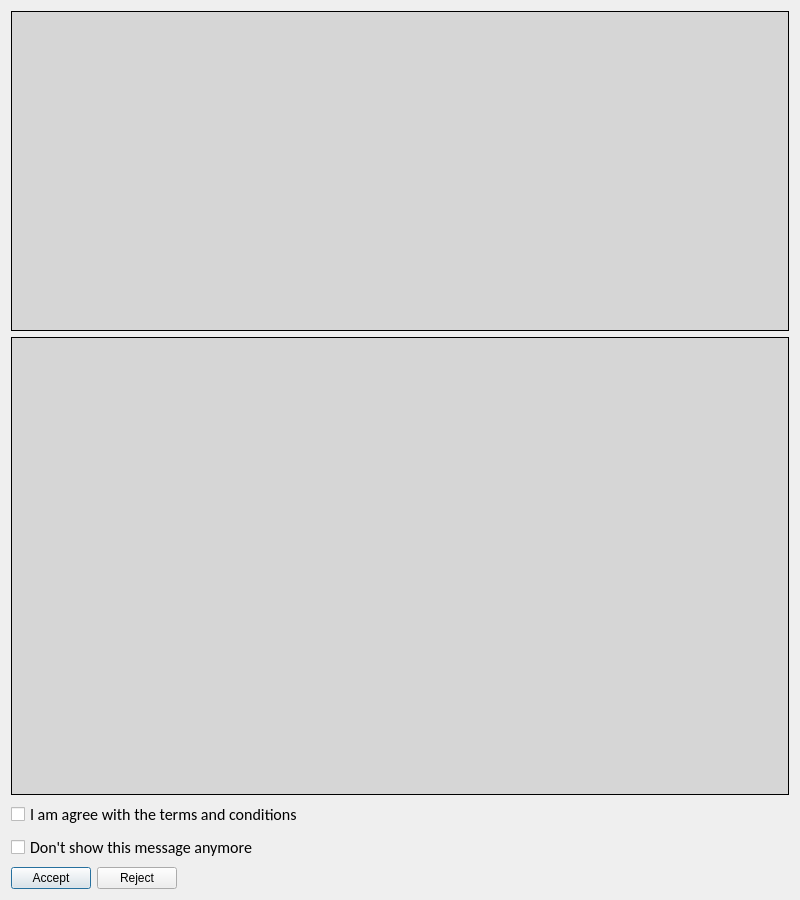
<?xml version="1.0" encoding="UTF-8"?>
<ui version="4.0">
 <class>LicenseWindow</class>
 <widget class="QDialog" name="LicenseWindow">
  <property name="windowModality">
   <enum>Qt::NonModal</enum>
  </property>
  <property name="geometry">
   <rect>
    <x>0</x>
    <y>0</y>
    <width>800</width>
    <height>900</height>
   </rect>
  </property>
  <property name="sizePolicy">
   <sizepolicy hsizetype="Fixed" vsizetype="Fixed">
    <horstretch>0</horstretch>
    <verstretch>0</verstretch>
   </sizepolicy>
  </property>
  <property name="minimumSize">
   <size>
    <width>800</width>
    <height>900</height>
   </size>
  </property>
  <property name="maximumSize">
   <size>
    <width>800</width>
    <height>900</height>
   </size>
  </property>
  <property name="windowTitle">
   <string>SIGNAL | GNU General Public License</string>
  </property>
  <property name="modal">
   <bool>true</bool>
  </property>
  <layout class="QGridLayout" name="gridLayout_2">
   <item row="3" column="0">
    <layout class="QHBoxLayout" name="horizontalLayout">
     <item>
      <widget class="QPushButton" name="ButtonAccept">
       <property name="text">
        <string>Accept</string>
       </property>
      </widget>
     </item>
     <item>
      <widget class="QPushButton" name="ButtonReject">
       <property name="text">
        <string>Reject</string>
       </property>
      </widget>
     </item>
     <item>
      <spacer name="horizontalSpacer">
       <property name="orientation">
        <enum>Qt::Horizontal</enum>
       </property>
       <property name="sizeHint" stdset="0">
        <size>
         <width>40</width>
         <height>20</height>
        </size>
       </property>
      </spacer>
     </item>
    </layout>
   </item>
   <item row="1" column="0">
    <widget class="QTextEdit" name="InfoBoard">
     <property name="palette">
      <palette>
       <active>
        <colorrole role="Base">
         <brush brushstyle="SolidPattern">
          <color alpha="255">
           <red>214</red>
           <green>214</green>
           <blue>214</blue>
          </color>
         </brush>
        </colorrole>
       </active>
       <inactive>
        <colorrole role="Base">
         <brush brushstyle="SolidPattern">
          <color alpha="255">
           <red>214</red>
           <green>214</green>
           <blue>214</blue>
          </color>
         </brush>
        </colorrole>
       </inactive>
       <disabled>
        <colorrole role="Base">
         <brush brushstyle="SolidPattern">
          <color alpha="255">
           <red>240</red>
           <green>240</green>
           <blue>240</blue>
          </color>
         </brush>
        </colorrole>
       </disabled>
      </palette>
     </property>
     <property name="font">
      <font>
       <family>Courier New</family>
       <pointsize>12</pointsize>
      </font>
     </property>
     <property name="focusPolicy">
      <enum>Qt::ClickFocus</enum>
     </property>
     <property name="inputMethodHints">
      <set>Qt::ImhNone</set>
     </property>
     <property name="frameShape">
      <enum>QFrame::Box</enum>
     </property>
     <property name="frameShadow">
      <enum>QFrame::Plain</enum>
     </property>
     <property name="verticalScrollBarPolicy">
      <enum>Qt::ScrollBarAlwaysOff</enum>
     </property>
     <property name="horizontalScrollBarPolicy">
      <enum>Qt::ScrollBarAsNeeded</enum>
     </property>
     <property name="documentTitle">
      <string>GNU/GPL license agreement</string>
     </property>
     <property name="undoRedoEnabled">
      <bool>false</bool>
     </property>
     <property name="lineWrapMode">
      <enum>QTextEdit::NoWrap</enum>
     </property>
     <property name="readOnly">
      <bool>true</bool>
     </property>
     <property name="html">
      <string>&lt;!DOCTYPE HTML PUBLIC &quot;-//W3C//DTD HTML 4.0//EN&quot; &quot;http://www.w3.org/TR/REC-html40/strict.dtd&quot;&gt;
&lt;html&gt;&lt;head&gt;&lt;meta name=&quot;qrichtext&quot; content=&quot;1&quot; /&gt;&lt;title&gt;GNU/GPL license agreement&lt;/title&gt;&lt;style type=&quot;text/css&quot;&gt;
p, li { white-space: pre-wrap; }
&lt;/style&gt;&lt;/head&gt;&lt;body style=&quot; font-family:'Courier New'; font-size:12pt; font-weight:400; font-style:normal;&quot;&gt;
&lt;p style=&quot;-qt-paragraph-type:empty; margin-top:0px; margin-bottom:0px; margin-left:0px; margin-right:0px; -qt-block-indent:0; text-indent:0px;&quot;&gt;&lt;br /&gt;&lt;/p&gt;&lt;/body&gt;&lt;/html&gt;</string>
     </property>
     <property name="acceptRichText">
      <bool>false</bool>
     </property>
     <property name="textInteractionFlags">
      <set>Qt::LinksAccessibleByKeyboard|Qt::LinksAccessibleByMouse|Qt::TextBrowserInteraction|Qt::TextSelectableByKeyboard|Qt::TextSelectableByMouse</set>
     </property>
    </widget>
   </item>
   <item row="2" column="0">
    <layout class="QVBoxLayout" name="verticalLayout">
     <item>
      <widget class="QCheckBox" name="CheckBoxAgreement">
       <property name="font">
        <font>
         <family>Calibri</family>
         <pointsize>12</pointsize>
        </font>
       </property>
       <property name="text">
        <string>I am agree with the terms and conditions</string>
       </property>
      </widget>
     </item>
     <item>
      <widget class="QCheckBox" name="CheckBoxDontShowAgain">
       <property name="font">
        <font>
         <family>Calibri</family>
         <pointsize>12</pointsize>
        </font>
       </property>
       <property name="text">
        <string>Don't show this message anymore</string>
       </property>
      </widget>
     </item>
    </layout>
   </item>
   <item row="0" column="0">
    <widget class="QFrame" name="frame">
     <property name="palette">
      <palette>
       <active>
        <colorrole role="Button">
         <brush brushstyle="SolidPattern">
          <color alpha="255">
           <red>214</red>
           <green>214</green>
           <blue>214</blue>
          </color>
         </brush>
        </colorrole>
        <colorrole role="Base">
         <brush brushstyle="SolidPattern">
          <color alpha="255">
           <red>214</red>
           <green>214</green>
           <blue>214</blue>
          </color>
         </brush>
        </colorrole>
        <colorrole role="Window">
         <brush brushstyle="SolidPattern">
          <color alpha="255">
           <red>214</red>
           <green>214</green>
           <blue>214</blue>
          </color>
         </brush>
        </colorrole>
       </active>
       <inactive>
        <colorrole role="Button">
         <brush brushstyle="SolidPattern">
          <color alpha="255">
           <red>214</red>
           <green>214</green>
           <blue>214</blue>
          </color>
         </brush>
        </colorrole>
        <colorrole role="Base">
         <brush brushstyle="SolidPattern">
          <color alpha="255">
           <red>214</red>
           <green>214</green>
           <blue>214</blue>
          </color>
         </brush>
        </colorrole>
        <colorrole role="Window">
         <brush brushstyle="SolidPattern">
          <color alpha="255">
           <red>214</red>
           <green>214</green>
           <blue>214</blue>
          </color>
         </brush>
        </colorrole>
       </inactive>
       <disabled>
        <colorrole role="Button">
         <brush brushstyle="SolidPattern">
          <color alpha="255">
           <red>214</red>
           <green>214</green>
           <blue>214</blue>
          </color>
         </brush>
        </colorrole>
        <colorrole role="Base">
         <brush brushstyle="SolidPattern">
          <color alpha="255">
           <red>214</red>
           <green>214</green>
           <blue>214</blue>
          </color>
         </brush>
        </colorrole>
        <colorrole role="Window">
         <brush brushstyle="SolidPattern">
          <color alpha="255">
           <red>214</red>
           <green>214</green>
           <blue>214</blue>
          </color>
         </brush>
        </colorrole>
       </disabled>
      </palette>
     </property>
     <property name="styleSheet">
      <string notr="true">background-color: rgb(214, 214, 214);</string>
     </property>
     <property name="frameShape">
      <enum>QFrame::Box</enum>
     </property>
     <property name="frameShadow">
      <enum>QFrame::Plain</enum>
     </property>
     <layout class="QGridLayout" name="gridLayout">
      <item row="0" column="0">
       <spacer name="horizontalSpacer_2">
        <property name="orientation">
         <enum>Qt::Horizontal</enum>
        </property>
        <property name="sizeHint" stdset="0">
         <size>
          <width>222</width>
          <height>20</height>
         </size>
        </property>
       </spacer>
      </item>
      <item row="0" column="1">
       <widget class="QLabel" name="LogoLabel">
        <property name="sizePolicy">
         <sizepolicy hsizetype="Fixed" vsizetype="Fixed">
          <horstretch>0</horstretch>
          <verstretch>0</verstretch>
         </sizepolicy>
        </property>
        <property name="minimumSize">
         <size>
          <width>300</width>
          <height>300</height>
         </size>
        </property>
        <property name="maximumSize">
         <size>
          <width>300</width>
          <height>300</height>
         </size>
        </property>
        <property name="frameShape">
         <enum>QFrame::NoFrame</enum>
        </property>
        <property name="frameShadow">
         <enum>QFrame::Plain</enum>
        </property>
        <property name="text">
         <string/>
        </property>
        <property name="pixmap">
         <pixmap>../../data/style/triforce_signed.png</pixmap>
        </property>
        <property name="scaledContents">
         <bool>true</bool>
        </property>
        <property name="alignment">
         <set>Qt::AlignCenter</set>
        </property>
       </widget>
      </item>
      <item row="0" column="2">
       <spacer name="horizontalSpacer_3">
        <property name="orientation">
         <enum>Qt::Horizontal</enum>
        </property>
        <property name="sizeHint" stdset="0">
         <size>
          <width>222</width>
          <height>20</height>
         </size>
        </property>
       </spacer>
      </item>
     </layout>
    </widget>
   </item>
  </layout>
 </widget>
 <tabstops>
  <tabstop>CheckBoxAgreement</tabstop>
  <tabstop>CheckBoxDontShowAgain</tabstop>
  <tabstop>ButtonAccept</tabstop>
  <tabstop>ButtonReject</tabstop>
 </tabstops>
 <resources/>
 <connections>
  <connection>
   <sender>ButtonAccept</sender>
   <signal>clicked()</signal>
   <receiver>LicenseWindow</receiver>
   <slot>accept()</slot>
   <hints>
    <hint type="sourcelabel">
     <x>63</x>
     <y>881</y>
    </hint>
    <hint type="destinationlabel">
     <x>388</x>
     <y>879</y>
    </hint>
   </hints>
  </connection>
  <connection>
   <sender>ButtonReject</sender>
   <signal>clicked()</signal>
   <receiver>LicenseWindow</receiver>
   <slot>reject()</slot>
   <hints>
    <hint type="sourcelabel">
     <x>143</x>
     <y>874</y>
    </hint>
    <hint type="destinationlabel">
     <x>505</x>
     <y>866</y>
    </hint>
   </hints>
  </connection>
 </connections>
</ui>
